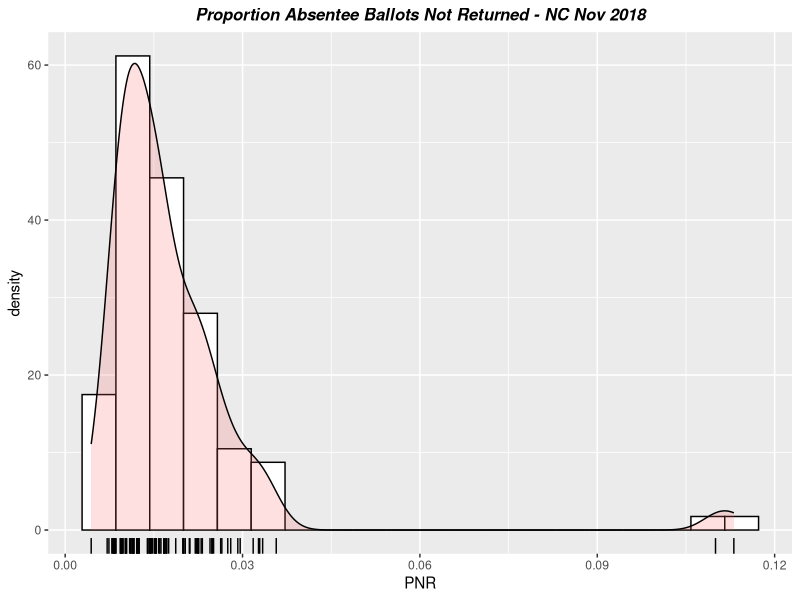
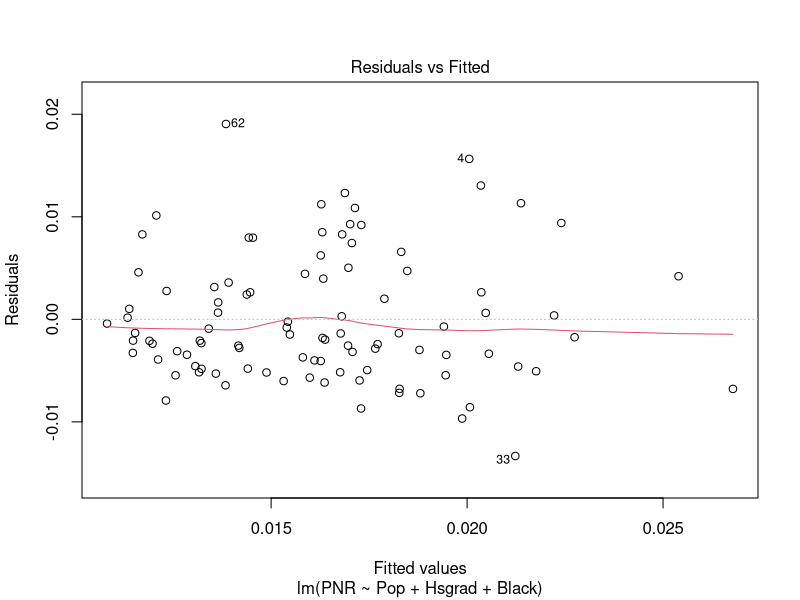
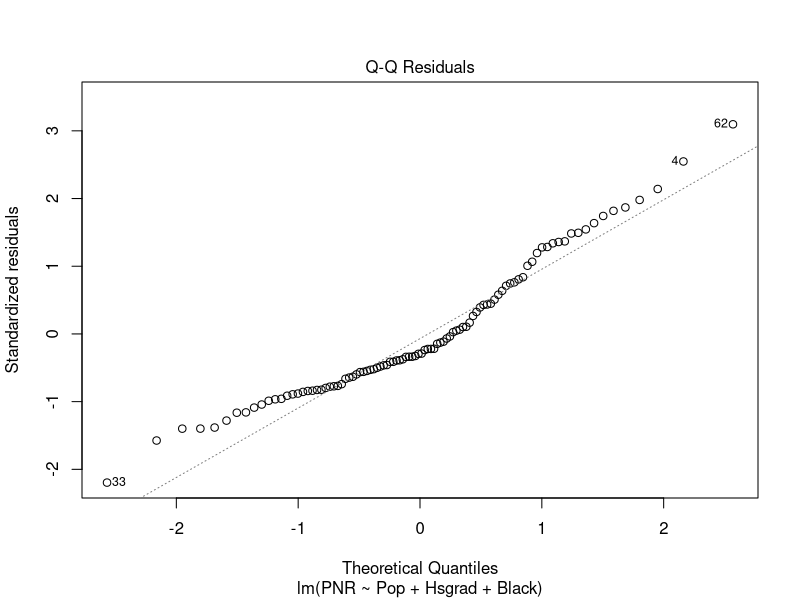
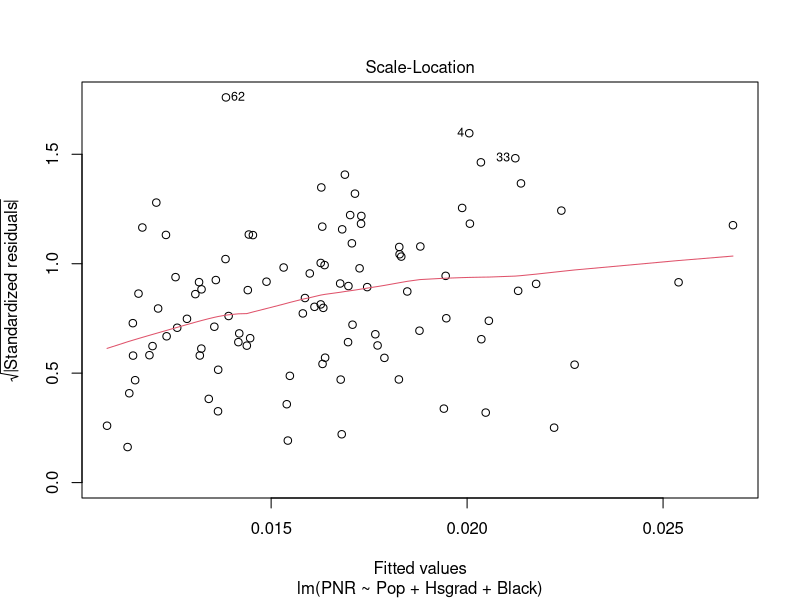
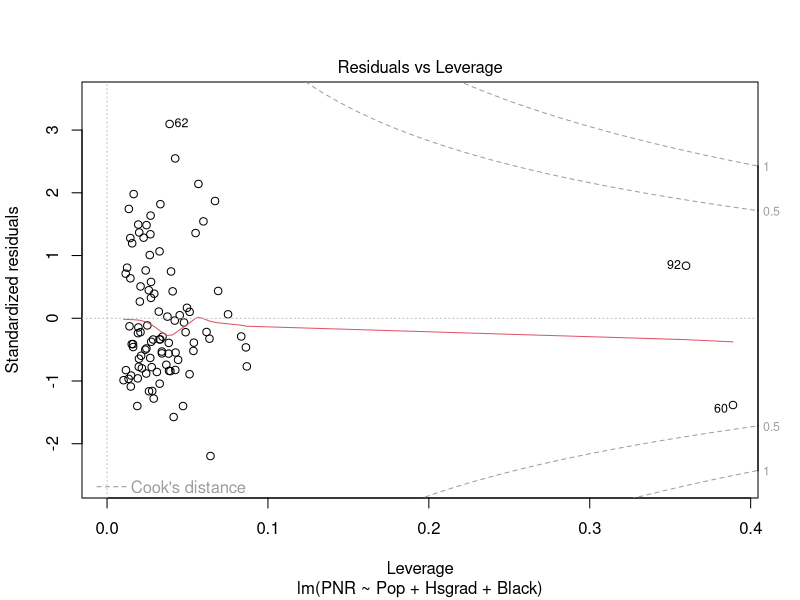
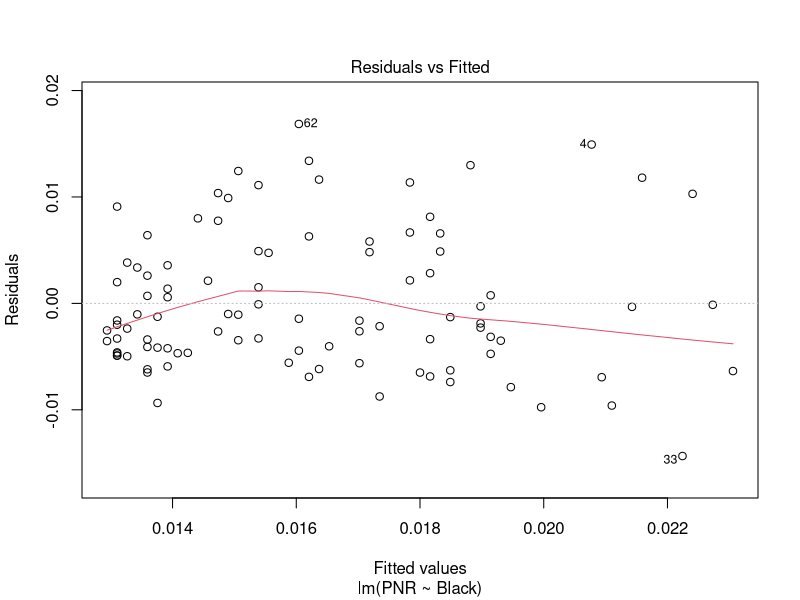
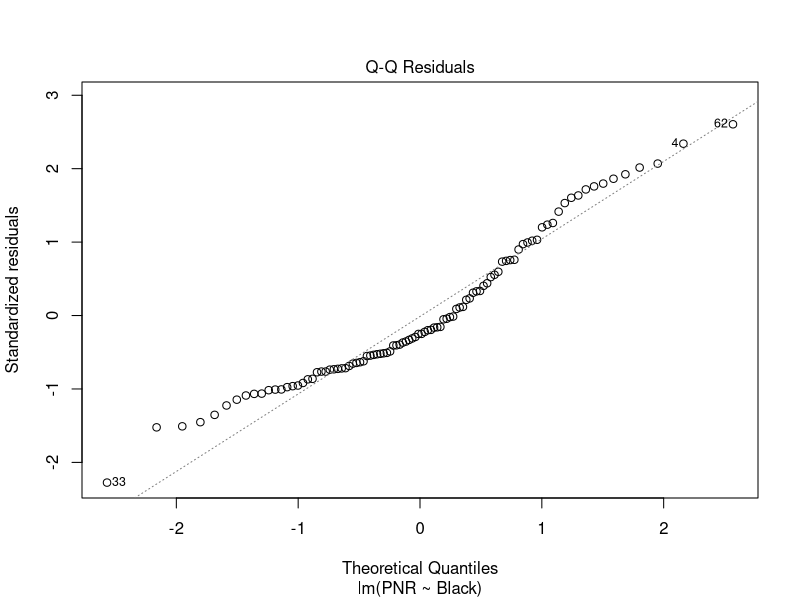
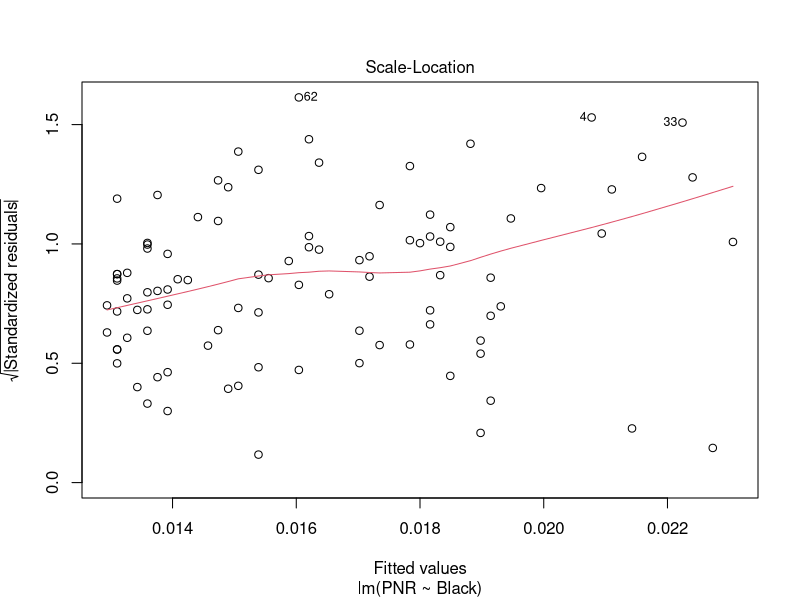

Source code (R) for these figures, in order:
## ---- chunk 1
#Import Proportion Not Returned.csv
library(readr)
dataset <- read_csv("ProportionNotReturned.csv")

#Have a general idea about the dataset
head(dataset)
print(summary(dataset))
## ---- chunk 2
#Summarize the PNR variable
library(ggplot2)
ggplot(dataset, aes(x=PNR)) + 
  geom_histogram(aes(y=..density..), bins = 20,fill = "white", col = "black") + 
  geom_density(alpha=.2, fill="#FF6666") +
  geom_rug() +
  labs(title = 'Proportion Absentee Ballots Not Returned - NC Nov 2018') + 
  theme(plot.title = element_text(hjust = 0.5, size=12, face="bold.italic"))

#Omitting Bladen and Robeson counties with weights
wts = dataset$PNR<0.1
#Extract PNR and other predicted variables
pnr.df = dataset[,2:11]
#Build up full model
full.lm = lm(formula = PNR ~ ., data = pnr.df, weights=as.numeric(wts))
print(summary(full.lm))

#Apply backward selection model
full.backward = step(full.lm, direction = "backward")
print(summary(full.backward))

#Apply forward selection model
full.forward <- step(lm(PNR ~ 1, data=pnr.df), list(upper=full.lm), direction='forward')
print(summary(full.forward))
## ---- chunk 3
#Optimal model of backward selection
backward.lm = lm(formula = PNR ~ Pop + Hsgrad + Black, data = pnr.df, weights = as.numeric(wts))
#Diagnostics of backward optimal model
plot(backward.lm)

#Optimal model of forward selection
forward.lm = lm(formula = PNR ~ Black, data = pnr.df, weights = as.numeric(wts))
#Diagnostics of backward optimal model
plot(forward.lm)
## ---- chunk 4
#Choose backward model as the optimal model
opt.lm = backward.lm
#Predict based on 99% prediction interval
opt.pre.99=predict(opt.lm,se.fit=T,interval='prediction',level=0.99,weights=1)
opt.pre.99$fit[c(9,78),]
## ---- chunk 5
excess.PNR=pnr.df[c(9,78),'PNR']-opt.pre.99$fit[c(9,78),'upr']
excess.PNR
## ---- chunk 6
total=sum(excess.PNR*dataset[c(9,78),'AbsBal'])
print(total)
## ---- chunk 7
print(905/(905+total))
